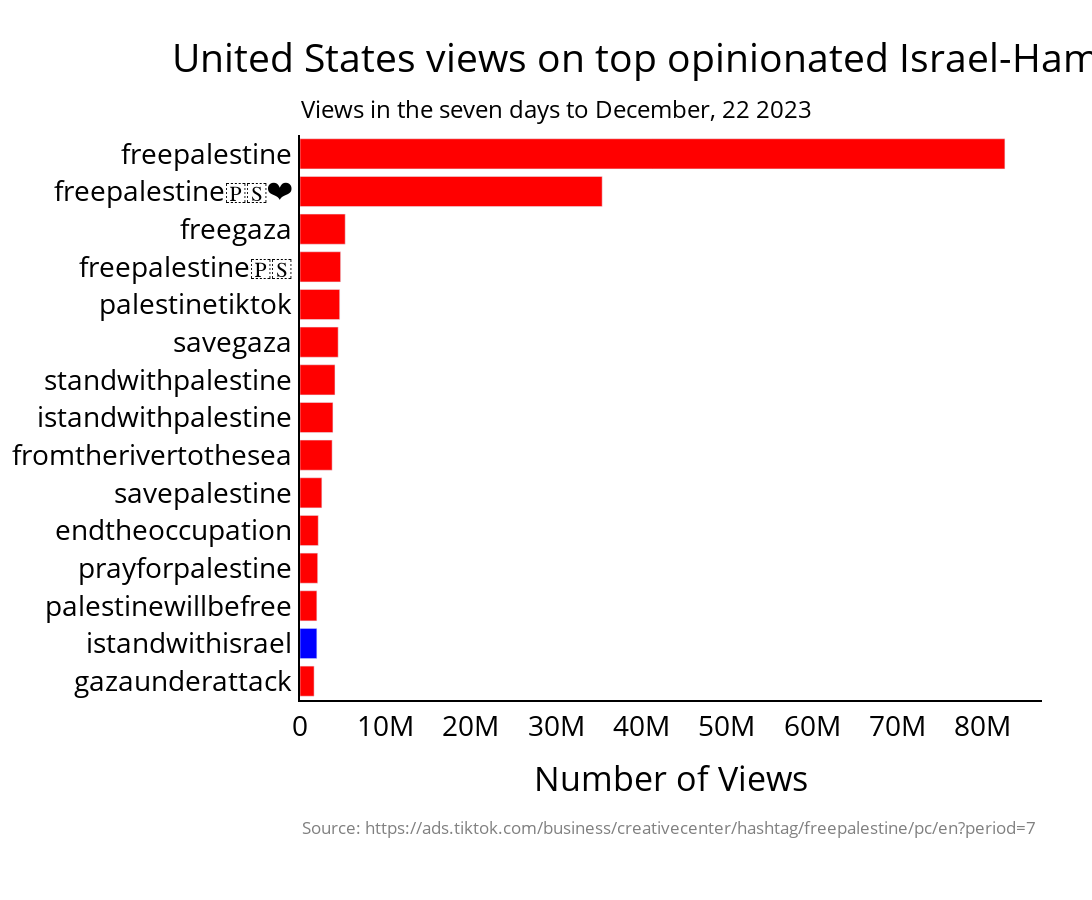

Notebook source saved alongside this figure:
### Code cell
country_code = 'US'
number_of_hashtags = 15
create_hashtag_chart(country_code,number_of_hashtags)

### Figure 1 — Plotly figure (JSON) as saved in the notebook; plotly's stock layout.template omitted (floating-point values rounded to 4 significant figures)
{"data": [{"marker": {"color": ["red", "red", "red", "red", "red", "red", "red", "red", "red", "red", "red", "red", "red", "blue", "red"]}, "name": "Views", "orientation": "h", "type": "bar", "x": [82590751, 35405241, 5296805, 4759617, 4652729, 4472338, 4097251, 3857721, 3765652, 2560111, 2138764, 2073009, 1974372, 1973743, 1652377], "y": ["freepalestine", "freepalestine🇵🇸❤️", "freegaza", "freepalestine🇵🇸", "palestinetiktok", "savegaza", "standwithpalestine", "istandwithpalestine", "fromtherivertothesea", "savepalestine", "endtheoccupation", "prayforpalestine", "palestinewillbefree", "istandwithisrael", "gazaunderattack"]}], "layout": {"annotations": [{"font": {"size": 24}, "showarrow": false, "text": "Views in the seven days to December, 22 2023", "x": -0.002, "xanchor": "left", "xref": "paper", "y": 1.08, "yanchor": "top", "yref": "paper"}, {"align": "left", "font": {"color": "grey", "size": 17}, "showarrow": false, "text": "Source: https://ads.tiktok.com/business/creativecenter/hashtag/freepalestine/pc/en?period=7", "x": 0, "xref": "paper", "y": -0.25, "yref": "paper"}], "barmode": "relative", "font": {"color": "black", "size": 28}, "height": 900, "margin": {"b": 200, "l": 100, "r": 50, "t": 135}, "paper_bgcolor": "white", "plot_bgcolor": "white", "showlegend": false, "title": {"text": "United States views on top opinionated Israel-Hamas TikTok hashtags", "x": 0.1572, "xanchor": "left", "y": 0.95, "yanchor": "top"}, "width": 1800, "xaxis": {"linecolor": "black", "linewidth": 2, "showline": true, "title": {"standoff": 25, "text": "Number of Views"}}, "yaxis": {"automargin": true, "autorange": "reversed", "linecolor": "black", "linewidth": 2, "showline": true, "tickfont": {"color": "black"}, "title": {"font": {"color": "black"}}}}}
